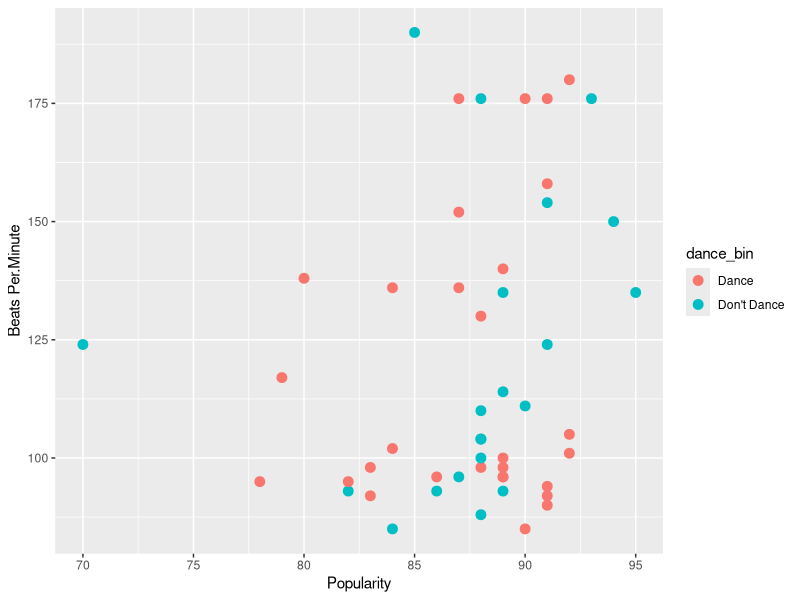
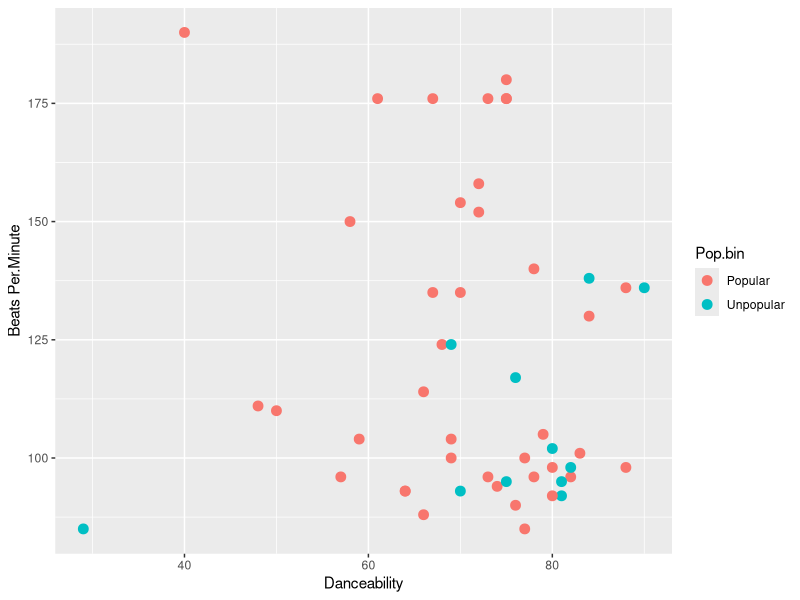
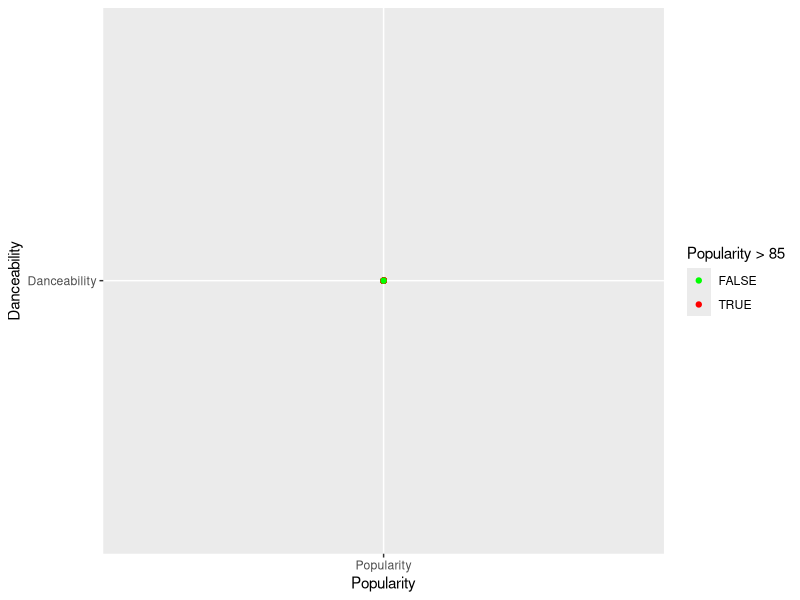

These charts were generated, in order, by the following R code:
## ---- chunk 1
#dance conditional into spotify_plot function

top50 <- read.csv("top50cleanspotify.csv", encoding = "Windows-1252")


library(ggplot2)

top50$dance_bin <- ifelse(top50$Danceability > 70, "Dance", "Don't Dance") 

spotify_plot <- function(xpos, ypos){
  ggplot(top50, aes_string(x = xpos, y = ypos, color = "dance_bin")) + geom_point(size = 3) + xlab(sub("[.]", " ", xpos)) + ylab(sub("[.]", " ", ypos))
}

spotify_plot("Popularity", "Beats.Per.Minute")
ifelse(top50$Beats.Per.Minute > 100, "Dance", "Don't dance")


## ---- chunk 2
# popularity condition in spotify_plot function

library(ggplot2)
top50 <- read.csv("top50cleanspotify.csv", encoding = "Windows-1252")
str(top50)

top50$Pop.bin <- ifelse(top50$Popularity >= 85, "Popular", "Unpopular")

spotify_plot <- function(xpos, ypos){
  ggplot(top50, aes_string(x = xpos, y = ypos, color = "Pop.bin")) + geom_point(size = 3) + xlab(sub("[.]", " ", xpos)) + ylab(sub("[.]", " ", ypos)) 
}

spotify_plot("Danceability", "Beats.Per.Minute")


## ---- chunk 3
library(ggplot2)
ggplot(top50, aes(top50, x = "Popularity", y = "Danceability", colour = Popularity >= 85)) + geom_point() +
  scale_colour_manual(name = 'Popularity > 85', values = setNames(c('red','green'),c(T, F))) +
  xlab('Popularity') + ylab('Danceability')
